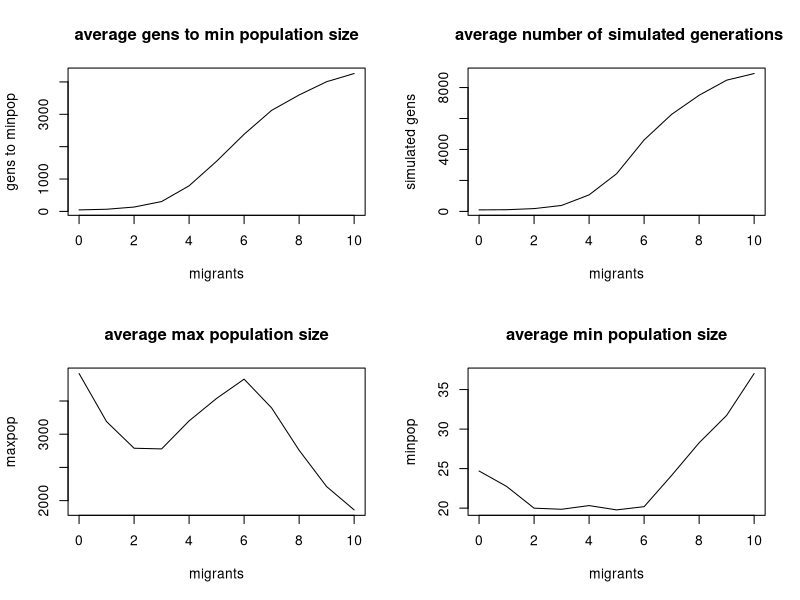

Write the R code that produced this figure.

#####simulate averages of: generation at which minimal population size is reached, minimal population size, number of simulated generations, maximum population size ##########
data <- read.csv("analysis2.0.csv")

# get the average generation at which the minimum population size is reached for each number of migrants
i = 1
ava_gen_minpop <- c()
for ( i in 0:10){
  ava_gen_minpop <- c(ava_gen_minpop,mean(data$generation_with_min_pop_size[data$migration == i]))
}

i = 1
ava_minpop <- c()
for ( i in 0:10){
  ava_minpop <- c(ava_minpop,mean(data$min_pop_size[data$migration == i]))
}

i = 1
ava_sim_gen <- c()
for ( i in 0:10){
  ava_sim_gen <- c(ava_sim_gen,mean(data$simulated_gen[data$migration == i]))
}

i = 1
ava_maxpop <- c()
for ( i in 0:10){
  ava_maxpop <- c(ava_maxpop,mean(data$maximal_pop_size[data$migration == i]))
}


par(mfrow = c(2,2))
plot(0:10, ava_gen_minpop, type = "l", xlab = "migrants", ylab = "gens to minpop", main = "average gens to min population size")
plot(0:10, ava_sim_gen, type = "l", xlab = "migrants", ylab = "simulated gens", main = " average number of simulated generations")
plot(0:10, ava_maxpop, type = "l", xlab = "migrants", ylab = "maxpop", main = "average max population size")
plot(0:10, ava_minpop, type = "l", xlab = "migrants", ylab = "minpop", main = "average min population size")

#####



